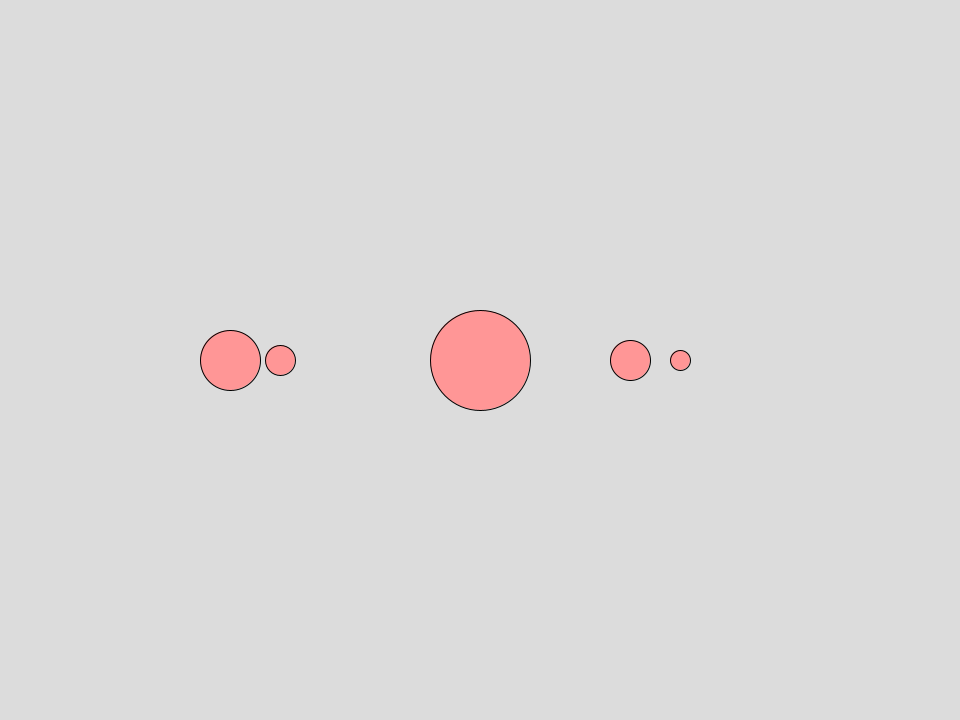
Frame 1 (no input)
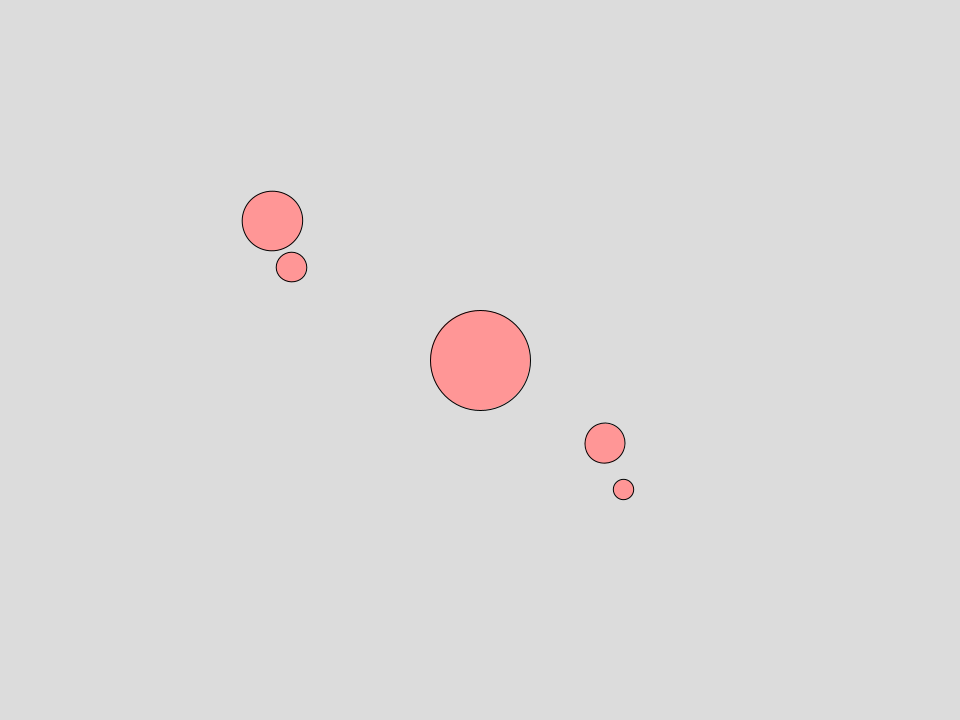
Frame 60 (the mouse pressed at the canvas centre just before this capture)
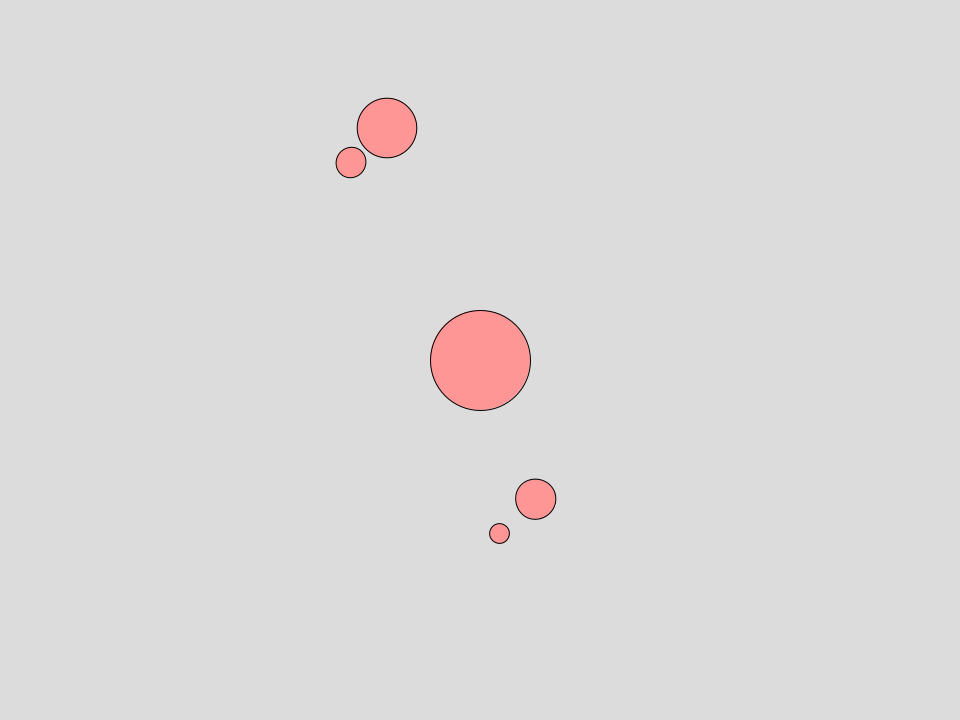
Frame 120 (the mouse held since frame 60 and released just before this capture)

The Processing sketch that drew these frames (run headless with seeded random() and noise(); from frame 60 on, the mouse is pressed at the canvas centre):

// Processing sketch: processing_141772
// ── processing_141772.pde

class Circle{
PVector location;
float ballr;
//Circle(){}

Circle(PVector loc,float ballr_){

  location = loc ;
  ballr = ballr_ ;
}


void display(){
  ellipse(location.x,location.y,ballr,ballr);

}
}


float angle =.0;
float angle2 = .0;
Circle[] planets;
PVector sunloc, earthloc, moonloc,marloc,moon2loc;

void setup() {
  size(1280*3/4, 960*3/4);

  sunloc = new PVector(0, 0);
  earthloc = new PVector(0, 0);
  moonloc = new PVector(0, 0);
  moon2loc = new PVector(0, 0);
  marloc = new PVector(0, 0);
  
  planets = new Circle[6];

  //for(int i=0 ; i<3 ; i++){
  planets[0] = new Circle(sunloc, 100);
  planets[1] = new Circle(earthloc, 40);
  planets[2] = new Circle(earthloc, 20);
  planets[3] = new Circle(marloc, 60);
  planets[4] = new Circle(moon2loc, 30);
  //}
}

void draw() {
  background(220);

  translate(width/2, height/2);
  fill(255, 150, 150);
  planets[0].display();

  pushMatrix();
  rotate(angle);
  translate(150, 0);
  rotate(angle);
  //ellipse(0,0,40,40);
  planets[1].display();
  pushMatrix();
  translate(50, 0);
  rotate(angle);
  planets[2].display();
  popMatrix();
  popMatrix();


  //
  pushMatrix();
  rotate(angle);
  translate(-250, 0);
  rotate(angle);
  //ellipse(0,0,40,40);
  planets[3].display();
  pushMatrix();
  translate(50, 0);
  rotate(angle);
  planets[4].display();
  popMatrix();
  popMatrix();
  angle +=.001;
  angle +=.009;
}
